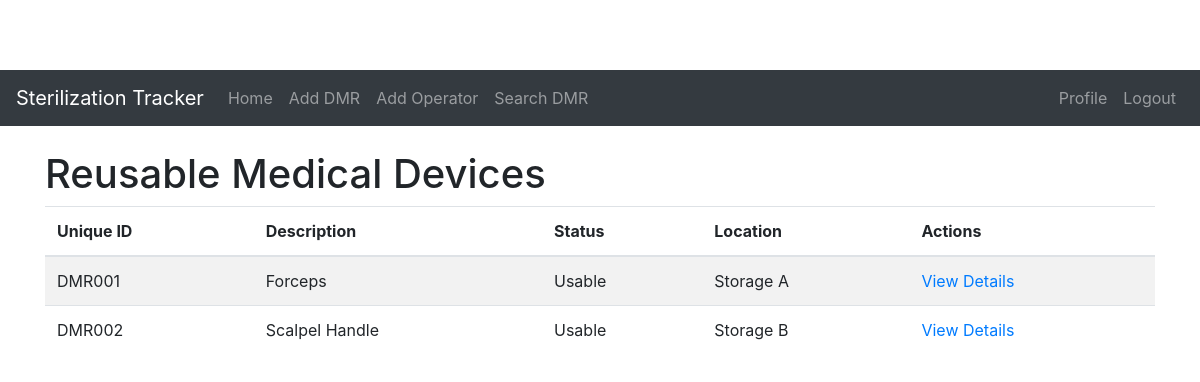
Before: / (signed in) with the older database file.
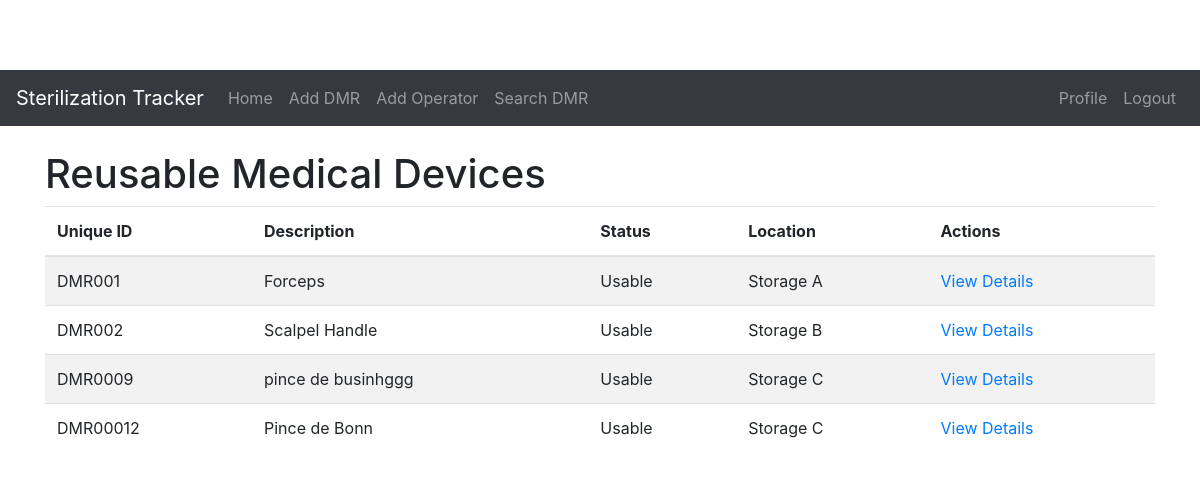
After: the same page with the newer database file.
### models.py (models this page shows, shortened)
class DMR(Base):
    __tablename__ = 'dmrs'
    id = Column(Integer, primary_key=True)
    unique_id = Column(String, unique=True, nullable=False)
    description = Column(String)
    brand_model = Column(String)
    storage_location = Column(String)
    status = Column(String, default="Usable")  # Usable, Non-Usable
    cycles = relationship("CycleOperation", back_populates="dmr")
    utilizations = relationship("Utilization", back_populates="dmr")

### app.py (the view)
@app.route('/')
@login_required_with_error
def index():
    dmrs = session.query(DMR).all()
    return render_template('index.html', dmrs=dmrs)

### app.py (called while the page is built)
@login_manager.user_loader
def load_user(user_id):
    operator = session.query(Operator).filter(Operator.id == int(user_id)).first()
    if operator:
        return User(operator.id, operator.username, operator.password, operator.first_name, operator.last_name)
    else:
        return None

def login_required_with_error(func):
    @functools.wraps(func)
    def decorated_view(*args, **kwargs):
        if not current_user.is_authenticated:
            flash("You need to log in first!", 'error')
            return redirect(url_for('login'))
        return func(*args, **kwargs)
    return decorated_view

### templates/index.html (shortened to what this page needs)
{% extends 'base.html' %}
{% block content %}
    <h1>Reusable Medical Devices</h1>
    <table class="table table-striped">
        <thead>
            <tr>
                <th>Unique ID</th>
                <th>Description</th>
                <th>Status</th>
                <th>Location</th>
                <th>Actions</th>
                <link rel="stylesheet" href="{{ url_for('static', filename='style.css') }}">
            </tr>
        </thead>
        <tbody>
            {% for dmr in dmrs %}
            <tr>
                <td>{{ dmr.unique_id }}</td>
                <td>{{ dmr.description }}</td>
                <td>{{ dmr.status }}</td>
                <td>{{ dmr.storage_location }}</td>
                <td><a href="{{ url_for('dmr_detail', dmr_id=dmr.id) }}">View Details</a></td>
            </tr>
            {% endfor %}
        </tbody>
    </table>
{% endblock %}

### templates/base.html (shortened to what this page needs)
<!DOCTYPE html>
<html lang="en">
<head>
    <link rel="stylesheet" href="https://stackpath.bootstrapcdn.com/bootstrap/4.5.2/css/bootstrap.min.css">
    <link rel="stylesheet" href="{{ url_for('static', filename='style.css') }}">
</head>
<body>
    <nav class="navbar navbar-expand-lg navbar-dark bg-dark">
        <a class="navbar-brand" href="{{ url_for('index') }}">Sterilization Tracker</a>
        <div class="collapse navbar-collapse" id="navbarNav">
            <ul class="navbar-nav mr-auto">
                <li class="nav-item">
                    <a class="nav-link" href="{{ url_for('index') }}">Home</a>
                </li>
                <li class="nav-item">
                    <a class="nav-link" href="{{ url_for('add_dmr') }}">Add DMR</a>
                </li>
                <li class="nav-item">
                    <a class="nav-link" href="{{ url_for('add_operator') }}">Add Operator</a>
                </li>
                <li class="nav-item">
                   <a class="nav-link" href="{{ url_for('search') }}">Search DMR</a>
                </li>
            </ul>
             <ul class="navbar-nav ml-auto">
                 {% if current_user.is_authenticated %}
                    <li class="nav-item">
                        <a class="nav-link" href="{{ url_for('profile') }}">Profile</a>
                    </li>
                    <li class="nav-item">
                        <a class="nav-link" href="{{ url_for('logout') }}">Logout</a>
                    </li>
                    {% else %}
                    <li class="nav-item">
                         <a class="nav-link" href="{{ url_for('login') }}">Login</a>
                    </li>
                    {% endif %}
            </ul>
        </div>
    </nav>
    <div class="container mt-4">
        {% block content %}{% endblock %}
    </div>
</body>
</html>

### static/style.css (style rules this page uses)
body { padding-top: 70px; }

Changed rows visible on the page:
added DMR: unique_id "DMR0009", description "pince de businhggg", status "Usable", storage_location "Storage C"
added DMR: unique_id "DMR00012", description "Pince de Bonn", status "Usable", storage_location "Storage C"
